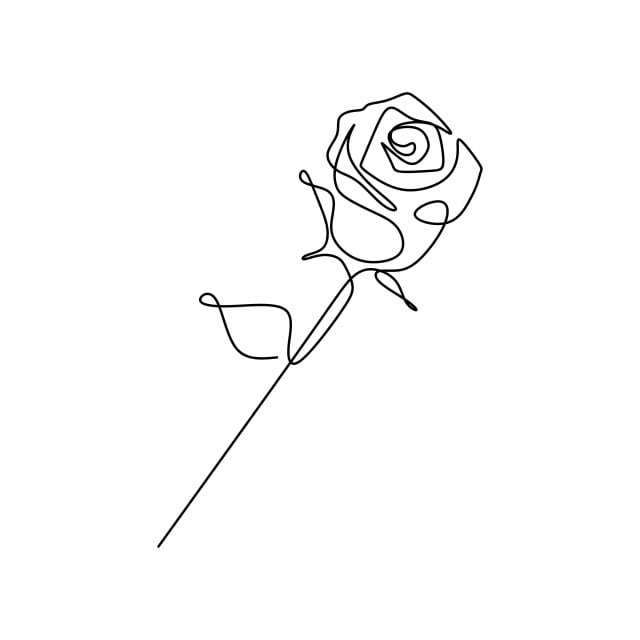
#> input picture png2.jpg, 640 x 640 px
$ python image_erosion.py
#> lines starting #> are read from the running program, lines starting #| are printed output that depends on the picture; after the words box and inside, x2 and y2 are one past the last pixel; in counts of white or black regions, pixels touching at a corner belong together
import cv2
import numpy as np

img1 = cv2.imread('png2.jpg', cv2.IMREAD_GRAYSCALE)
#> img1 is the input picture: shape (640, 640); min 0, max 255, mean 251.1
def erode(img1):
    img1 = cv2.bitwise_not(img1)
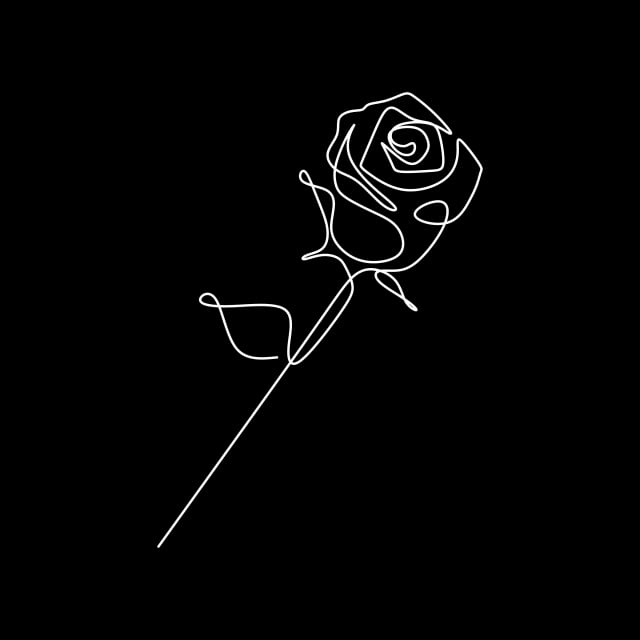
#> img1: shape (640, 640); min 0, max 255, mean 3.9
    # Structuring Element
    kernel = cv2.getStructuringElement(cv2.MORPH_CROSS,(3,3))
    # Create an empty output image to hold values
    thin = np.zeros(img1.shape,dtype='uint8')

    # Loop until erosion leads to an empty set
    while (cv2.countNonZero(img1)!=0):
        # Erosion
        erode = cv2.erode(img1,kernel)
        # Opening on eroded image
        opening = cv2.morphologyEx(erode,cv2.MORPH_OPEN,kernel)
        # Subtract these two
        subset = erode - opening
        # Union of all previous sets
        thin = cv2.bitwise_or(subset,thin)
        # Set the eroded image for next iteration
        img1 = erode.copy()
#> this loop made 5 passes
#> pass 1, in erode, `erode = cv2.erode(img1,kernel)`:
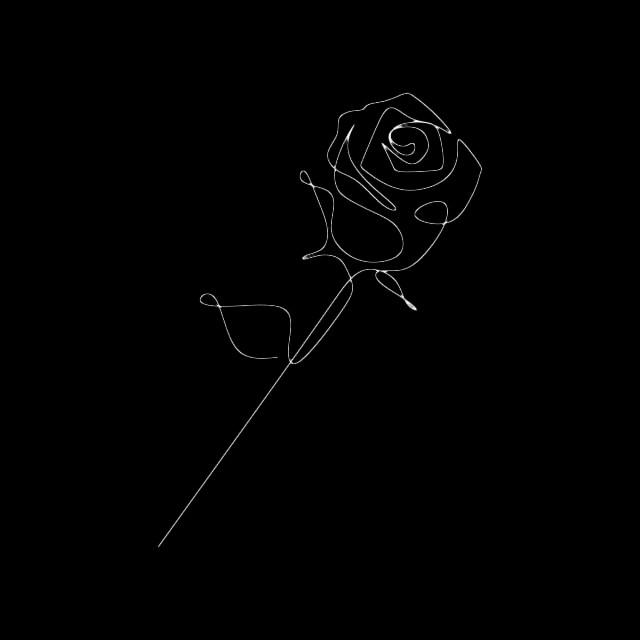
#> erode: shape (640, 640); min 0, max 253, mean 1.3
#> after the loop: erode: shape (640, 640); every value is 0
    thin = cv2.bitwise_not(thin)
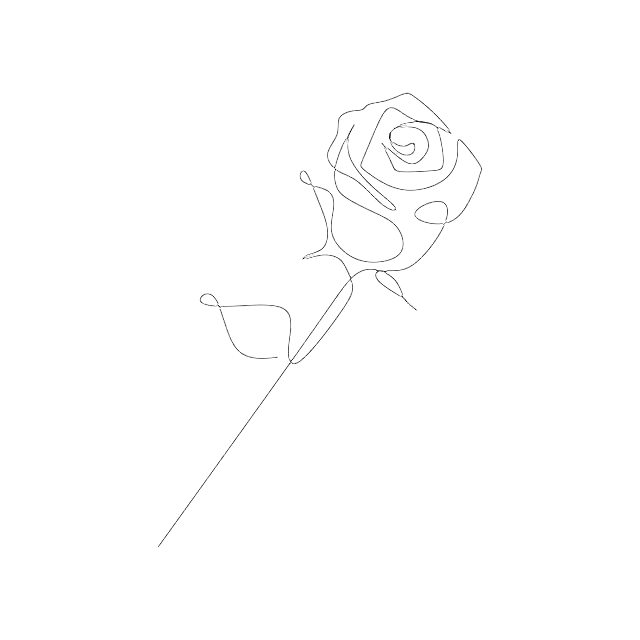
#> thin: shape (640, 640); min 8, max 255, mean 254.1
    return thin

img = erode(img1).astype(np.float32)

value = np.sqrt(((img.shape[0]/2.0)**2.0)+((img.shape[1]/2.0)**2.0))
#> value = 452.5

polar_image = cv2.linearPolar(img,(img.shape[0]/2, img.shape[1]/2), value, cv2.WARP_FILL_OUTLIERS)
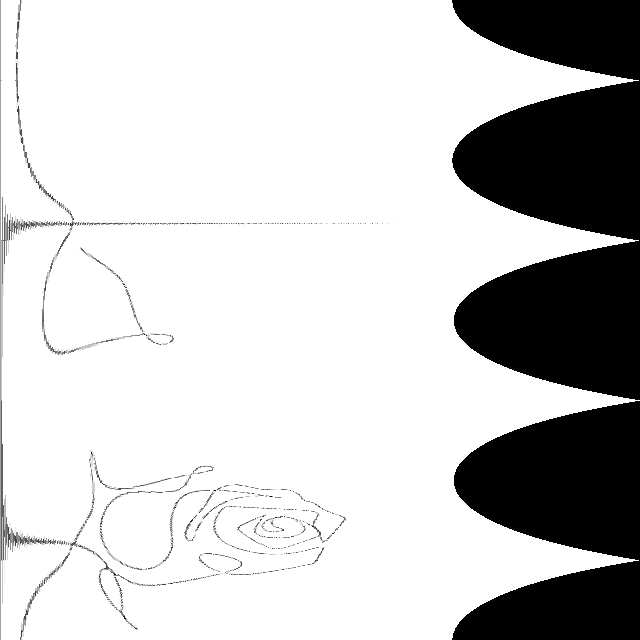
#> polar_image: shape (640, 640) float32; min 0, max 255, mean 200.6
polar_image = polar_image[:,:430]
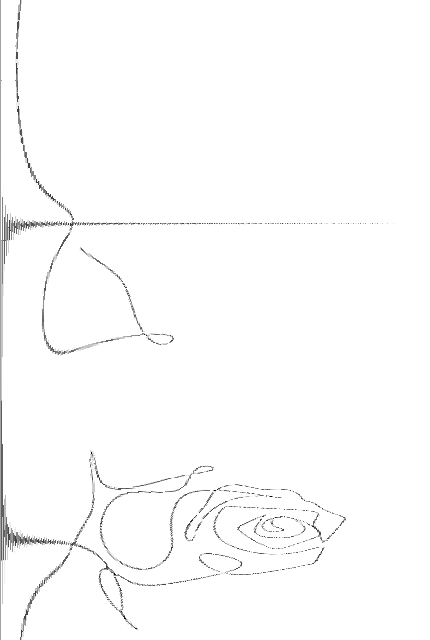
#> polar_image: shape (640, 430) float32; min 8, max 255, mean 252.1

polar_image = polar_image.astype(np.uint8)

img = cv2.GaussianBlur(polar_image,(5,5),0)
#> img: shape (640, 430)
img[img < 255] = 0
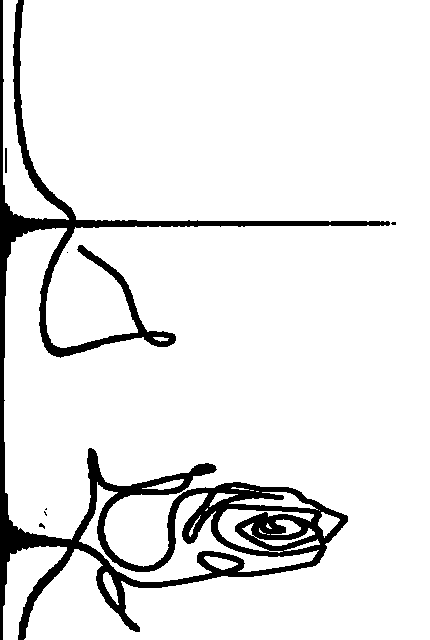
#> img: shape (640, 430); 91.2% white; 7 black regions (4 under 20 px), largest, box (x1, y1, x2, y2) and area: (0, 0, 390, 640) 24196, (5, 148, 7, 173) 50, (39, 523, 45, 529) 20

params = cv2.SimpleBlobDetector_Params()
params.filterByArea = True
params.minArea = 1500


#Show image
cv2.imshow("LSD", img)
cv2.waitKey(0)
cv2.destroyAllWindows()

$ run again, with png1.jpg copied over png2.jpg
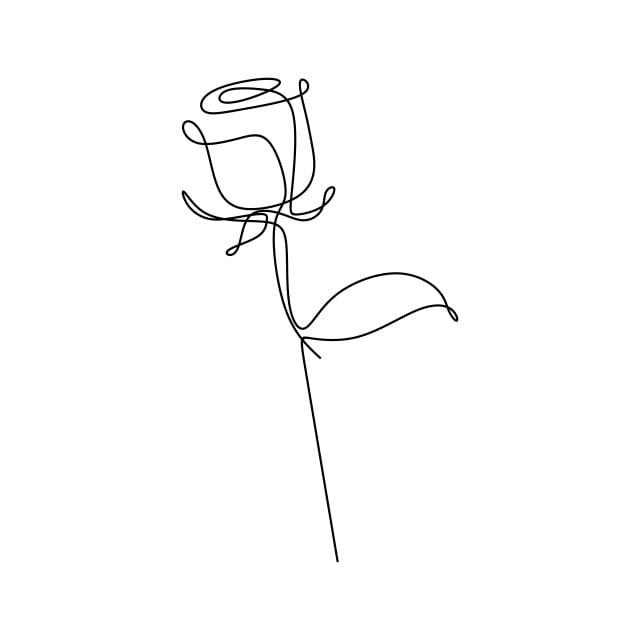
#> input picture png1.jpg, 640 x 640 px
#> img1 is the input picture: shape (640, 640); min 0, max 255, mean 251.9
#> the loop in erode, `while (cv2.countNonZero(img1)!=0):` made 5 passes
#> pass 1, in erode, `erode = cv2.erode(img1,kernel)`:
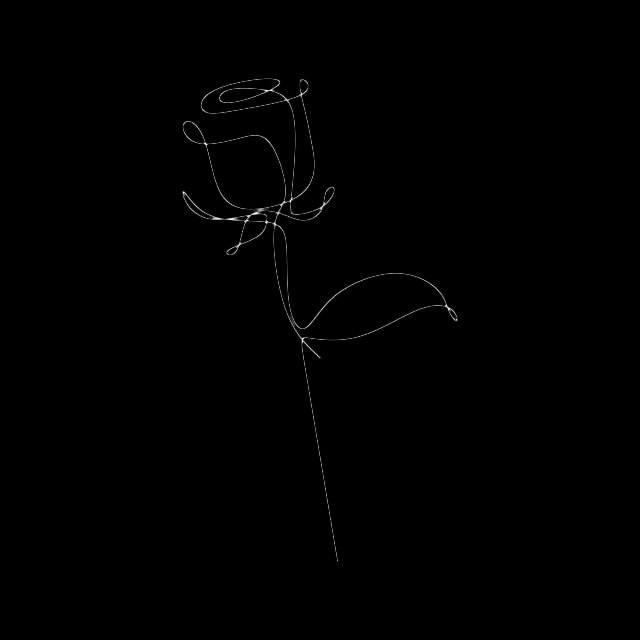
#> erode: shape (640, 640); min 0, max 250, mean 0.7
#> `img[img < 255] = 0`:
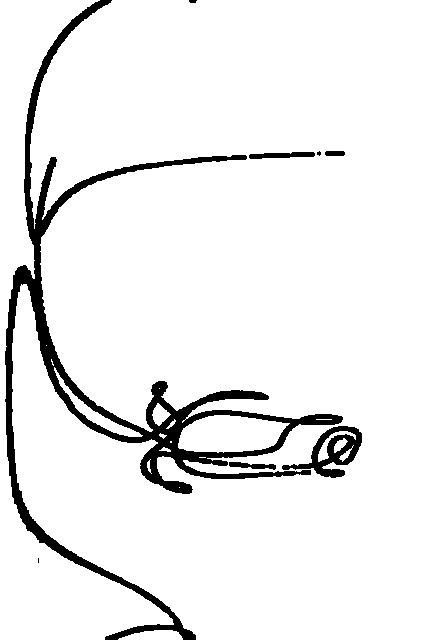
#> img: shape (640, 430); 93.2% white; 8 black regions (2 under 20 px), largest, box (x1, y1, x2, y2) and area: (5, 0, 343, 640) 16641, (282, 426, 362, 478) 1509, (249, 152, 315, 159) 321, (229, 462, 276, 470) 217, (325, 151, 345, 156) 96, (189, 0, 197, 3) 21
